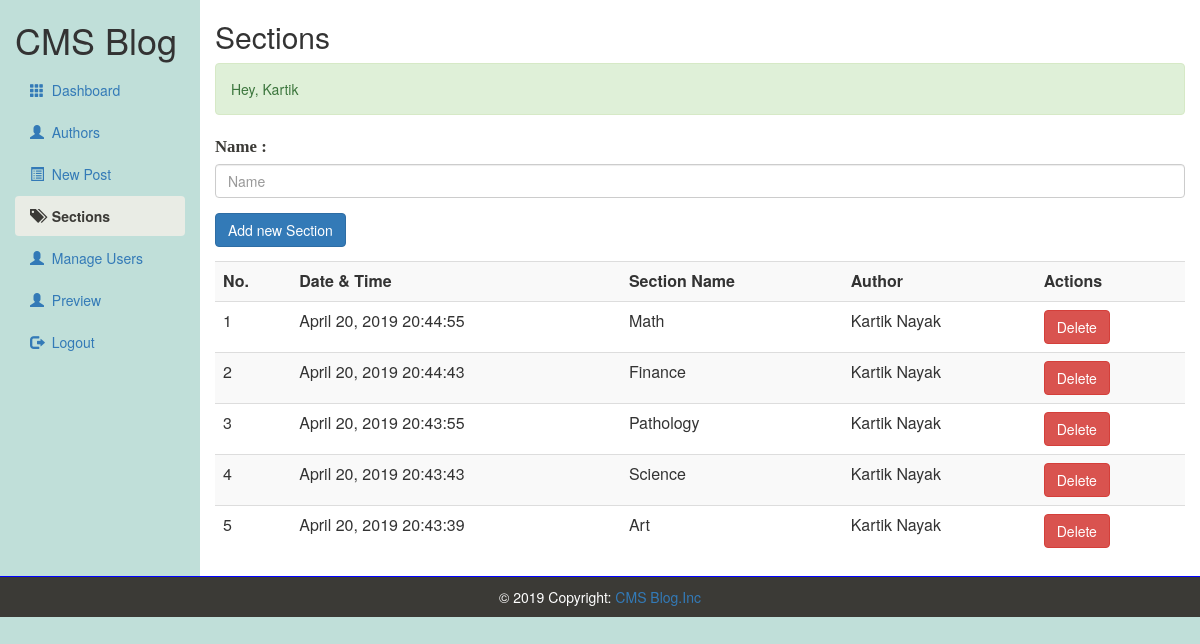
Screenshot of /categories.php (signed in) with the database file from the repository.
### tables this page shows
CREATE TABLE `categories` (
  `id` int(10) NOT NULL,
  `date_time` varchar(50) NOT NULL,
  `name` varchar(100) NOT NULL,
  `author` varchar(200) NOT NULL
);

### categories.php (the view, shortened to what this page needs)
<?php require_once("include/sessions.php") ?>
<?php require_once("include/functions.php") ?>
<!DOCTYPE>
<html>
  <head>
    <link rel="stylesheet" href="css/bootstrap.min.css">
    <link rel="stylesheet" href="css/adminstyles.css">
  </head>
  <body>
    <div class="container-fluid">
      <div class="row">
        <div class="col-sm-2">
          <h1>CMS Blog</h1>
          <ul id="sideBar" class="nav nav-pills nav-stacked">
            <li><a href="dashboard.php"><span class="glyphicon glyphicon-th "></span>&nbsp; Dashboard</a></li>
			<li><a href="admin.php"><span class="glyphicon glyphicon-user "></span>&nbsp; Authors</a></li>
            <li><a href="addnewpost.php"><span class="glyphicon glyphicon-list-alt "></span>&nbsp; New Post</a></li>
            <li class="active" ><a href="categories.php"><span class="glyphicon glyphicon-tags "></span>&nbsp; Sections</a></li>
            <li><a href="manageusers.php"><span class="glyphicon glyphicon-user "></span>&nbsp; Manage Users</a></li>
            <li><a href="blog.php"><span class="glyphicon glyphicon-user "></span>&nbsp; Preview</a></li>
            <li><a href="logout.php"><span class="glyphicon glyphicon-log-out "></span>&nbsp; Logout</a></li>
          </ul>
        </div>
        <div class="col-sm-10">
          <h2>Sections</h2>
          <?php
          echo successMessage();
           ?>
          <div>
            <form action="categories.php" method="post">
              <fieldset>
                <div class="form-group">
                <label for="cat_name"><span class="FieldInfo">Name : </span></label>
                <input class="form-control" type="text" name="Category" id="cat_name" placeholder="Name">
              </div>
              <input class="btn btn-primary " type="Submit" name="Submit" value="Add new Section">
              </fieldset>
            </form>
          </div>
          <div class="table-responsive">
            <table class="table table-striped table-hover">
              <tr>
                  <th>No.</th>
                  <th>Date & Time</th>
                  <th>Section Name</th>
                  <th>Author</th>
                  <th>Actions</th>
              </tr>
              <?php
                $viewQuery = "SELECT * FROM categories ORDER BY date_time desc";
                $result = mysqli_query($Connection,$viewQuery);
                $no = 0;
                while ($DataRows=mysqli_fetch_array($result)) {
                  $id=$DataRows["id"];
                  $date_time=$DataRows["date_time"];
                  $name=$DataRows["name"];
                  $author=$DataRows["author"];
                  $no++;
                ?>
                <tr>
                <td><?php echo $no ?></td>
                <td><?php echo $date_time ?></td>
                <td><?php echo $name ?></td>
                <td><?php echo $author ?></td>
                <td><a href="deletecategory.php?id=<?php echo $id ?>"><span class="btn btn-danger">Delete</span></a></td>
                </tr>
              <?php } ?>
            </table>
          </div>
        </div>
      </div>
    </div>
<div id="Footer">
            <div class="footer-copyright text-center py-3">&copy; 2019 Copyright:
                <a href="http://localhost/CMS%20Blog/dashboard.php"> CMS Blog.Inc</a>
            </div>
    </div>
  </body>
</html>

### css/adminstyles.css (style rules this page uses)
body { background-color: #c0dfd9; }
.col-sm-10 { background-color:#FFFFFF; }
#sideBar .active a { color: #3b3a36; font-weight: bold; background-color: #e9ece5; }
#Footer { padding:10px; border-top: 1px solid blue; color: #FFFFFF; background-color: #3b3a36; text-align: center; }

### categories.php (style rules this page uses)
.FieldInfo { color: rgb(59, 58, 54); font-family: Bitter, Georgia,"Times New Roman",Times,serif; font-size:1.2em; }

### rows the page displays
categories: date_time "April 20, 2019 20:44:55", name "Math", author "Kartik Nayak"
categories: date_time "April 20, 2019 20:44:43", name "Finance", author "Kartik Nayak"
categories: date_time "April 20, 2019 20:43:55", name "Pathology", author "Kartik Nayak"
categories: date_time "April 20, 2019 20:43:43", name "Science", author "Kartik Nayak"
categories: date_time "April 20, 2019 20:43:39", name "Art", author "Kartik Nayak"

### other values shown
successMessage() "Hey, Kartik"
